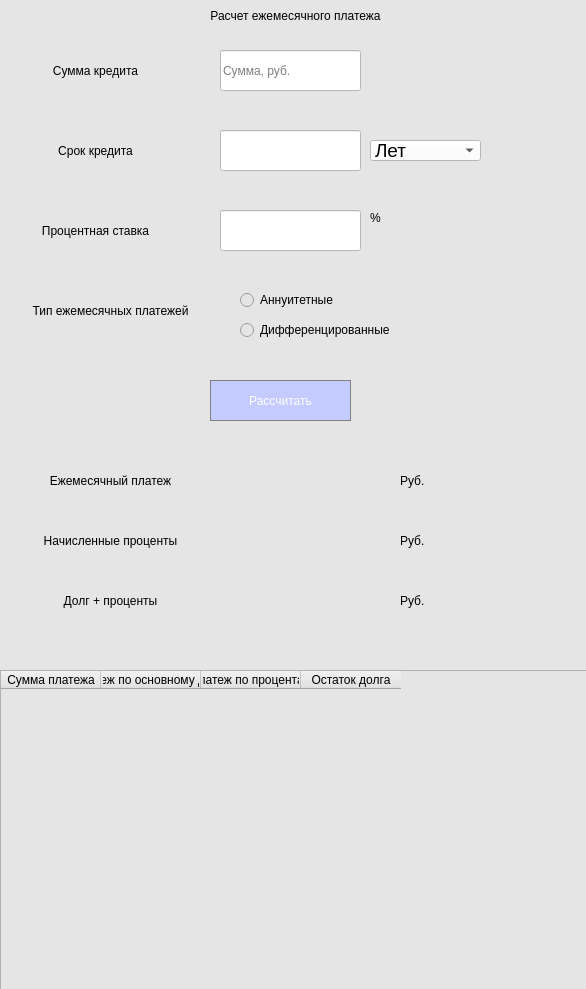
<?xml version="1.0" encoding="UTF-8"?>
<ui version="4.0">
 <class>Form</class>
 <widget class="QWidget" name="Form">
  <property name="geometry">
   <rect>
    <x>0</x>
    <y>0</y>
    <width>586</width>
    <height>989</height>
   </rect>
  </property>
  <property name="windowTitle">
   <string>CreditCalc</string>
  </property>
  <property name="styleSheet">
   <string notr="true">background-color: rgb(229, 229, 229)</string>
  </property>
  <widget class="QLabel" name="label">
   <property name="geometry">
    <rect>
     <x>100</x>
     <y>0</y>
     <width>391</width>
     <height>31</height>
    </rect>
   </property>
   <property name="sizePolicy">
    <sizepolicy hsizetype="Preferred" vsizetype="Preferred">
     <horstretch>0</horstretch>
     <verstretch>0</verstretch>
    </sizepolicy>
   </property>
   <property name="baseSize">
    <size>
     <width>222</width>
     <height>222</height>
    </size>
   </property>
   <property name="contextMenuPolicy">
    <enum>Qt::CustomContextMenu</enum>
   </property>
   <property name="text">
    <string>Расчет ежемесячного платежа</string>
   </property>
   <property name="alignment">
    <set>Qt::AlignCenter</set>
   </property>
  </widget>
  <widget class="QLineEdit" name="amount">
   <property name="geometry">
    <rect>
     <x>220</x>
     <y>50</y>
     <width>141</width>
     <height>41</height>
    </rect>
   </property>
   <property name="styleSheet">
    <string notr="true">background-color: white;
</string>
   </property>
   <property name="placeholderText">
    <string>Сумма, руб.</string>
   </property>
  </widget>
  <widget class="QLabel" name="labelAmount">
   <property name="geometry">
    <rect>
     <x>20</x>
     <y>50</y>
     <width>151</width>
     <height>41</height>
    </rect>
   </property>
   <property name="text">
    <string>Сумма кредита</string>
   </property>
   <property name="alignment">
    <set>Qt::AlignCenter</set>
   </property>
  </widget>
  <widget class="QLabel" name="labelCount">
   <property name="geometry">
    <rect>
     <x>20</x>
     <y>130</y>
     <width>151</width>
     <height>41</height>
    </rect>
   </property>
   <property name="text">
    <string>Срок кредита</string>
   </property>
   <property name="alignment">
    <set>Qt::AlignCenter</set>
   </property>
  </widget>
  <widget class="QLineEdit" name="count">
   <property name="geometry">
    <rect>
     <x>220</x>
     <y>130</y>
     <width>141</width>
     <height>41</height>
    </rect>
   </property>
   <property name="styleSheet">
    <string notr="true">background-color: white;
</string>
   </property>
  </widget>
  <widget class="QComboBox" name="countMY">
   <property name="geometry">
    <rect>
     <x>370</x>
     <y>140</y>
     <width>111</width>
     <height>21</height>
    </rect>
   </property>
   <property name="sizePolicy">
    <sizepolicy hsizetype="Preferred" vsizetype="Preferred">
     <horstretch>0</horstretch>
     <verstretch>0</verstretch>
    </sizepolicy>
   </property>
   <property name="baseSize">
    <size>
     <width>0</width>
     <height>0</height>
    </size>
   </property>
   <property name="font">
    <font>
     <pointsize>14</pointsize>
    </font>
   </property>
   <property name="contextMenuPolicy">
    <enum>Qt::DefaultContextMenu</enum>
   </property>
   <property name="styleSheet">
    <string notr="true">background-color: white;
selection-color: rgb(59, 59, 59);
selection-background-color: grey;</string>
   </property>
   <property name="currentText">
    <string>Лет</string>
   </property>
   <item>
    <property name="text">
     <string>Лет</string>
    </property>
   </item>
   <item>
    <property name="text">
     <string>Месяцев</string>
    </property>
   </item>
  </widget>
  <widget class="QLabel" name="labelPercent">
   <property name="geometry">
    <rect>
     <x>20</x>
     <y>210</y>
     <width>151</width>
     <height>41</height>
    </rect>
   </property>
   <property name="text">
    <string>Процентная ставка</string>
   </property>
   <property name="alignment">
    <set>Qt::AlignCenter</set>
   </property>
  </widget>
  <widget class="QLineEdit" name="Percent">
   <property name="geometry">
    <rect>
     <x>220</x>
     <y>210</y>
     <width>141</width>
     <height>41</height>
    </rect>
   </property>
   <property name="styleSheet">
    <string notr="true">background-color: white;
</string>
   </property>
  </widget>
  <widget class="QLabel" name="labelFrontPercent">
   <property name="geometry">
    <rect>
     <x>370</x>
     <y>210</y>
     <width>16</width>
     <height>16</height>
    </rect>
   </property>
   <property name="text">
    <string>%</string>
   </property>
  </widget>
  <widget class="QLabel" name="TypeOfPays">
   <property name="geometry">
    <rect>
     <x>20</x>
     <y>290</y>
     <width>181</width>
     <height>41</height>
    </rect>
   </property>
   <property name="text">
    <string>Тип ежемесячных платежей</string>
   </property>
   <property name="alignment">
    <set>Qt::AlignCenter</set>
   </property>
  </widget>
  <widget class="QRadioButton" name="Annuity">
   <property name="geometry">
    <rect>
     <x>240</x>
     <y>290</y>
     <width>111</width>
     <height>20</height>
    </rect>
   </property>
   <property name="text">
    <string>Аннуитетные</string>
   </property>
  </widget>
  <widget class="QRadioButton" name="Differencity">
   <property name="geometry">
    <rect>
     <x>240</x>
     <y>320</y>
     <width>171</width>
     <height>20</height>
    </rect>
   </property>
   <property name="text">
    <string>Дифференцированные</string>
   </property>
  </widget>
  <widget class="QPushButton" name="calculate">
   <property name="geometry">
    <rect>
     <x>210</x>
     <y>380</y>
     <width>141</width>
     <height>41</height>
    </rect>
   </property>
   <property name="styleSheet">
    <string notr="true">QPushButton {
	background-color: rgb(195, 203, 255);
	color: white;
	border: 1px solid gray;
}
QPushButton:pressed {
	background-color: qlineargradient(x1: 0, y1: 0, x2: 0, y2: 1,
								  stop: 0 #FF7832, stop: 1 #FF9739);
}</string>
   </property>
   <property name="text">
    <string>Рассчитать</string>
   </property>
  </widget>
  <widget class="QTableWidget" name="tableWidget">
   <property name="geometry">
    <rect>
     <x>0</x>
     <y>670</y>
     <width>601</width>
     <height>381</height>
    </rect>
   </property>
   <property name="minimumSize">
    <size>
     <width>591</width>
     <height>381</height>
    </size>
   </property>
   <attribute name="horizontalHeaderVisible">
    <bool>true</bool>
   </attribute>
   <attribute name="horizontalHeaderCascadingSectionResizes">
    <bool>false</bool>
   </attribute>
   <attribute name="horizontalHeaderDefaultSectionSize">
    <number>100</number>
   </attribute>
   <attribute name="horizontalHeaderShowSortIndicator" stdset="0">
    <bool>false</bool>
   </attribute>
   <column>
    <property name="text">
     <string>Сумма платежа</string>
    </property>
   </column>
   <column>
    <property name="text">
     <string>Платеж по основному долгу</string>
    </property>
   </column>
   <column>
    <property name="text">
     <string>Платеж по процентам</string>
    </property>
   </column>
   <column>
    <property name="text">
     <string>Остаток долга</string>
    </property>
   </column>
  </widget>
  <widget class="QLabel" name="MonthlyPayLabel">
   <property name="geometry">
    <rect>
     <x>20</x>
     <y>460</y>
     <width>181</width>
     <height>41</height>
    </rect>
   </property>
   <property name="text">
    <string>Ежемесячный платеж</string>
   </property>
   <property name="alignment">
    <set>Qt::AlignCenter</set>
   </property>
  </widget>
  <widget class="QLabel" name="MonthlyPayResult">
   <property name="geometry">
    <rect>
     <x>190</x>
     <y>460</y>
     <width>141</width>
     <height>41</height>
    </rect>
   </property>
   <property name="text">
    <string/>
   </property>
   <property name="alignment">
    <set>Qt::AlignCenter</set>
   </property>
  </widget>
  <widget class="QLabel" name="MPValue">
   <property name="geometry">
    <rect>
     <x>400</x>
     <y>460</y>
     <width>51</width>
     <height>41</height>
    </rect>
   </property>
   <property name="text">
    <string>Руб.</string>
   </property>
  </widget>
  <widget class="QLabel" name="AddedPercents">
   <property name="geometry">
    <rect>
     <x>20</x>
     <y>520</y>
     <width>181</width>
     <height>41</height>
    </rect>
   </property>
   <property name="text">
    <string>Начисленные проценты</string>
   </property>
   <property name="alignment">
    <set>Qt::AlignCenter</set>
   </property>
  </widget>
  <widget class="QLabel" name="AddedPercentResult">
   <property name="geometry">
    <rect>
     <x>190</x>
     <y>520</y>
     <width>181</width>
     <height>41</height>
    </rect>
   </property>
   <property name="text">
    <string/>
   </property>
   <property name="alignment">
    <set>Qt::AlignCenter</set>
   </property>
  </widget>
  <widget class="QLabel" name="Roubles">
   <property name="geometry">
    <rect>
     <x>400</x>
     <y>520</y>
     <width>51</width>
     <height>41</height>
    </rect>
   </property>
   <property name="text">
    <string>Руб.</string>
   </property>
  </widget>
  <widget class="QLabel" name="AmountPercentsLable">
   <property name="geometry">
    <rect>
     <x>20</x>
     <y>580</y>
     <width>181</width>
     <height>41</height>
    </rect>
   </property>
   <property name="text">
    <string>Долг + проценты</string>
   </property>
   <property name="alignment">
    <set>Qt::AlignCenter</set>
   </property>
  </widget>
  <widget class="QLabel" name="AmountPlusPercentsResult">
   <property name="geometry">
    <rect>
     <x>190</x>
     <y>580</y>
     <width>181</width>
     <height>41</height>
    </rect>
   </property>
   <property name="text">
    <string/>
   </property>
   <property name="alignment">
    <set>Qt::AlignCenter</set>
   </property>
  </widget>
  <widget class="QLabel" name="Roubles_2">
   <property name="geometry">
    <rect>
     <x>400</x>
     <y>580</y>
     <width>51</width>
     <height>41</height>
    </rect>
   </property>
   <property name="text">
    <string>Руб.</string>
   </property>
  </widget>
  <widget class="QLabel" name="maxpayvalue">
   <property name="geometry">
    <rect>
     <x>310</x>
     <y>460</y>
     <width>81</width>
     <height>41</height>
    </rect>
   </property>
   <property name="text">
    <string/>
   </property>
  </widget>
 </widget>
 <resources/>
 <connections/>
</ui>
